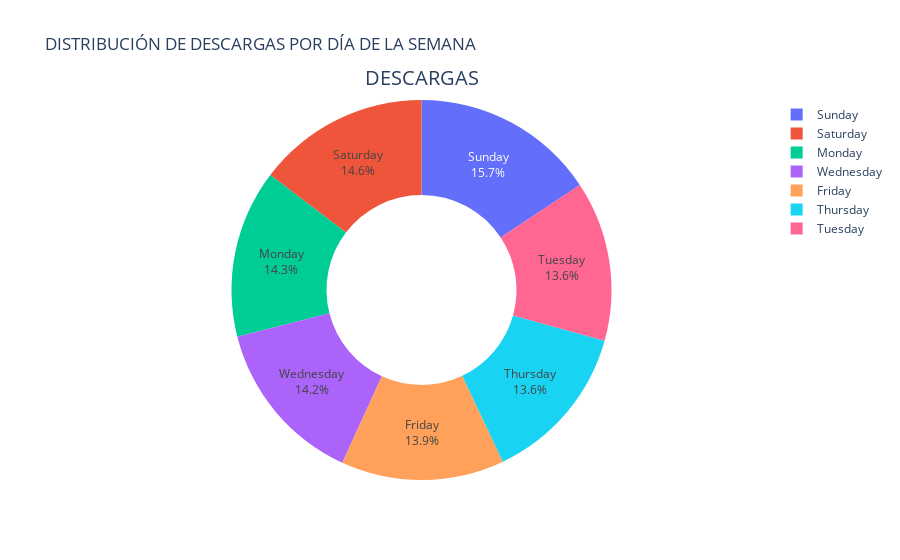

Notebook code cell kept with this figure:
### Code cell
import pandas as pd
import plotly.graph_objects as go
import matplotlib.pyplot as plt

# Convertir la columna a datetime
df['FIRST SEEN TIMESTAMP'] = pd.to_datetime(df['FIRST SEEN TIMESTAMP'])

# Extraer el día de la semana
df['DAY_OF_WEEK'] = df['FIRST SEEN TIMESTAMP'].dt.day_name()

# Contar descargas por día
download_counts = df['DAY_OF_WEEK'].value_counts()

# Ordenar los días correctamente
days_order = ["Monday", "Tuesday", "Wednesday", "Thursday", "Friday", "Saturday", "Sunday"]
download_counts = download_counts.reindex(days_order).dropna()

# Crear pie chart con Plotly
fig = go.Figure(data=[go.Pie(
    labels=download_counts.index,
    values=download_counts.values,
    hole=0.5,  # Para hacer un donut chart (0.3 es el tamaño del agujero)
    hoverinfo="label+percent",
    textinfo="label+percent"
)])

fig.update_layout(
    title="DISTRIBUCIÓN DE DESCARGAS POR DÍA DE LA SEMANA",
    annotations=[{
        "font": {"size": 20},
        "showarrow": False,
        "text": "DESCARGAS",
        "x": 0.5,
        "y": 1.1
    }]
)

fig.show()

### Figure 1 — Plotly figure (JSON) as saved in the notebook; plotly's stock layout.template omitted (floating-point values rounded to 4 significant figures)
{"data": [{"hole": 0.5, "hoverinfo": "label+percent", "labels": ["Monday", "Tuesday", "Wednesday", "Thursday", "Friday", "Saturday", "Sunday"], "textinfo": "label+percent", "type": "pie", "values": [5722, 5454, 5682, 5457, 5554, 5860, 6271]}], "layout": {"annotations": [{"font": {"size": 20}, "showarrow": false, "text": "DESCARGAS", "x": 0.5, "y": 1.1}], "title": {"text": "DISTRIBUCIÓN DE DESCARGAS POR DÍA DE LA SEMANA"}}}
